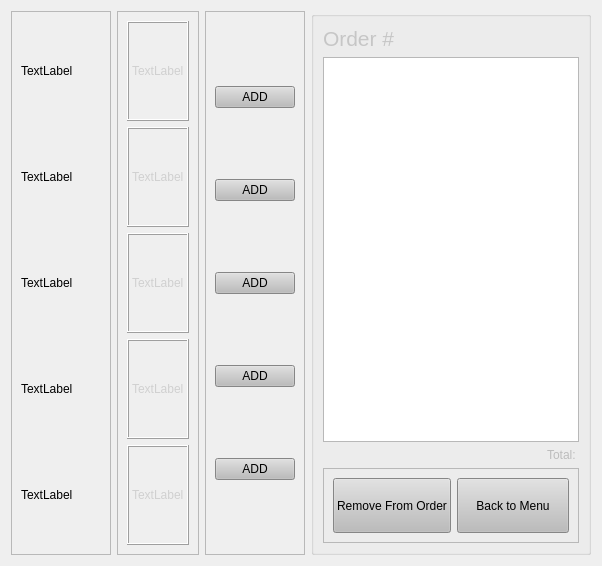
      <widget class="QWidget" name="menuTab">
       <attribute name="title">
        <string>Menu</string>
       </attribute>
       <layout class="QHBoxLayout" name="horizontalLayout_3">
        <item>
         <widget class="QFrame" name="frame_3">
          <property name="sizePolicy">
           <sizepolicy hsizetype="Fixed" vsizetype="Preferred">
            <horstretch>0</horstretch>
            <verstretch>0</verstretch>
           </sizepolicy>
          </property>
          <property name="minimumSize">
           <size>
            <width>100</width>
            <height>0</height>
           </size>
          </property>
          <property name="maximumSize">
           <size>
            <width>100</width>
            <height>16777215</height>
           </size>
          </property>
          <property name="frameShape">
           <enum>QFrame::StyledPanel</enum>
          </property>
          <property name="frameShadow">
           <enum>QFrame::Raised</enum>
          </property>
          <layout class="QVBoxLayout" name="verticalLayout">
           <item>
            <widget class="QLabel" name="menu1_pic">
             <property name="sizePolicy">
              <sizepolicy hsizetype="Fixed" vsizetype="Fixed">
               <horstretch>0</horstretch>
               <verstretch>0</verstretch>
              </sizepolicy>
             </property>
             <property name="minimumSize">
              <size>
               <width>100</width>
               <height>100</height>
              </size>
             </property>
             <property name="maximumSize">
              <size>
               <width>100</width>
               <height>100</height>
              </size>
             </property>
             <property name="text">
              <string>TextLabel</string>
             </property>
            </widget>
           </item>
           <item>
            <widget class="QLabel" name="menu2_pic">
             <property name="sizePolicy">
              <sizepolicy hsizetype="Fixed" vsizetype="Fixed">
               <horstretch>0</horstretch>
               <verstretch>0</verstretch>
              </sizepolicy>
             </property>
             <property name="minimumSize">
              <size>
               <width>100</width>
               <height>100</height>
              </size>
             </property>
             <property name="maximumSize">
              <size>
               <width>100</width>
               <height>100</height>
              </size>
             </property>
             <property name="text">
              <string>TextLabel</string>
             </property>
            </widget>
           </item>
           <item>
            <widget class="QLabel" name="menu3_pic">
             <property name="sizePolicy">
              <sizepolicy hsizetype="Fixed" vsizetype="Fixed">
               <horstretch>0</horstretch>
               <verstretch>0</verstretch>
              </sizepolicy>
             </property>
             <property name="minimumSize">
              <size>
               <width>100</width>
               <height>100</height>
              </size>
             </property>
             <property name="maximumSize">
              <size>
               <width>100</width>
               <height>100</height>
              </size>
             </property>
             <property name="text">
              <string>TextLabel</string>
             </property>
            </widget>
           </item>
           <item>
            <widget class="QLabel" name="menu4_pic">
             <property name="sizePolicy">
              <sizepolicy hsizetype="Fixed" vsizetype="Fixed">
               <horstretch>0</horstretch>
               <verstretch>0</verstretch>
              </sizepolicy>
             </property>
             <property name="minimumSize">
              <size>
               <width>100</width>
               <height>100</height>
              </size>
             </property>
             <property name="maximumSize">
              <size>
               <width>100</width>
               <height>100</height>
              </size>
             </property>
             <property name="text">
              <string>TextLabel</string>
             </property>
            </widget>
           </item>
           <item>
            <widget class="QLabel" name="menu5_pic">
             <property name="sizePolicy">
              <sizepolicy hsizetype="Fixed" vsizetype="Fixed">
               <horstretch>0</horstretch>
               <verstretch>0</verstretch>
              </sizepolicy>
             </property>
             <property name="minimumSize">
              <size>
               <width>100</width>
               <height>100</height>
              </size>
             </property>
             <property name="maximumSize">
              <size>
               <width>100</width>
               <height>100</height>
              </size>
             </property>
             <property name="text">
              <string>TextLabel</string>
             </property>
            </widget>
           </item>
          </layout>
         </widget>
        </item>
        <item>
         <widget class="QFrame" name="frame_2">
          <property name="frameShape">
           <enum>QFrame::StyledPanel</enum>
          </property>
          <property name="frameShadow">
           <enum>QFrame::Raised</enum>
          </property>
          <layout class="QVBoxLayout" name="verticalLayout_3">
           <item>
            <widget class="QLabel" name="menu1_text">
             <property name="sizePolicy">
              <sizepolicy hsizetype="Preferred" vsizetype="Fixed">
               <horstretch>0</horstretch>
               <verstretch>0</verstretch>
              </sizepolicy>
             </property>
             <property name="minimumSize">
              <size>
               <width>0</width>
               <height>100</height>
              </size>
             </property>
             <property name="styleSheet">
              <string notr="true">font: 57 14pt &quot;Counter-Strike&quot;;
color: rgb(208, 208, 208);</string>
             </property>
             <property name="frameShape">
              <enum>QFrame::Box</enum>
             </property>
             <property name="frameShadow">
              <enum>QFrame::Raised</enum>
             </property>
             <property name="text">
              <string>TextLabel</string>
             </property>
             <property name="wordWrap">
              <bool>true</bool>
             </property>
            </widget>
           </item>
           <item>
            <widget class="QLabel" name="menu2_text">
             <property name="sizePolicy">
              <sizepolicy hsizetype="Preferred" vsizetype="Fixed">
               <horstretch>0</horstretch>
               <verstretch>0</verstretch>
              </sizepolicy>
             </property>
             <property name="minimumSize">
              <size>
               <width>0</width>
               <height>100</height>
              </size>
             </property>
             <property name="styleSheet">
              <string notr="true">font: 57 14pt &quot;Counter-Strike&quot;;
color: rgb(208, 208, 208);</string>
             </property>
             <property name="frameShape">
              <enum>QFrame::Box</enum>
             </property>
             <property name="frameShadow">
              <enum>QFrame::Raised</enum>
             </property>
             <property name="text">
              <string>TextLabel</string>
             </property>
             <property name="wordWrap">
              <bool>true</bool>
             </property>
            </widget>
           </item>
           <item>
            <widget class="QLabel" name="menu3_text">
             <property name="sizePolicy">
              <sizepolicy hsizetype="Preferred" vsizetype="Fixed">
               <horstretch>0</horstretch>
               <verstretch>0</verstretch>
              </sizepolicy>
             </property>
             <property name="minimumSize">
              <size>
               <width>0</width>
               <height>100</height>
              </size>
             </property>
             <property name="styleSheet">
              <string notr="true">font: 57 14pt &quot;Counter-Strike&quot;;
color: rgb(208, 208, 208);</string>
             </property>
             <property name="frameShape">
              <enum>QFrame::Box</enum>
             </property>
             <property name="frameShadow">
              <enum>QFrame::Raised</enum>
             </property>
             <property name="text">
              <string>TextLabel</string>
             </property>
             <property name="wordWrap">
              <bool>true</bool>
             </property>
            </widget>
           </item>
           <item>
            <widget class="QLabel" name="menu4_text">
             <property name="sizePolicy">
              <sizepolicy hsizetype="Preferred" vsizetype="Fixed">
               <horstretch>0</horstretch>
               <verstretch>0</verstretch>
              </sizepolicy>
             </property>
             <property name="minimumSize">
              <size>
               <width>0</width>
               <height>100</height>
              </size>
             </property>
             <property name="styleSheet">
              <string notr="true">font: 57 14pt &quot;Counter-Strike&quot;;
color: rgb(208, 208, 208);</string>
             </property>
             <property name="frameShape">
              <enum>QFrame::Box</enum>
             </property>
             <property name="frameShadow">
              <enum>QFrame::Raised</enum>
             </property>
             <property name="text">
              <string>TextLabel</string>
             </property>
             <property name="wordWrap">
              <bool>true</bool>
             </property>
            </widget>
           </item>
           <item>
            <widget class="QLabel" name="menu5_text">
             <property name="sizePolicy">
              <sizepolicy hsizetype="Preferred" vsizetype="Fixed">
               <horstretch>0</horstretch>
               <verstretch>0</verstretch>
              </sizepolicy>
             </property>
             <property name="minimumSize">
              <size>
               <width>0</width>
               <height>100</height>
              </size>
             </property>
             <property name="styleSheet">
              <string notr="true">font: 57 14pt &quot;Counter-Strike&quot;;
color: rgb(208, 208, 208);</string>
             </property>
             <property name="frameShape">
              <enum>QFrame::Box</enum>
             </property>
             <property name="frameShadow">
              <enum>QFrame::Raised</enum>
             </property>
             <property name="text">
              <string>TextLabel</string>
             </property>
             <property name="wordWrap">
              <bool>true</bool>
             </property>
            </widget>
           </item>
          </layout>
         </widget>
        </item>
        <item>
         <widget class="QFrame" name="frame_4">
          <property name="maximumSize">
           <size>
            <width>150</width>
            <height>16777215</height>
           </size>
          </property>
          <property name="frameShape">
           <enum>QFrame::StyledPanel</enum>
          </property>
          <property name="frameShadow">
           <enum>QFrame::Raised</enum>
          </property>
          <layout class="QVBoxLayout" name="verticalLayout_4">
           <item>
            <widget class="QPushButton" name="addButton1">
             <property name="sizePolicy">
              <sizepolicy hsizetype="Minimum" vsizetype="Maximum">
               <horstretch>0</horstretch>
               <verstretch>0</verstretch>
              </sizepolicy>
             </property>
             <property name="styleSheet">
              <string notr="true">background-color: rgb(188, 188, 188);
font: 57 24pt &quot;Counter-Strike&quot;;</string>
             </property>
             <property name="text">
              <string>ADD</string>
             </property>
            </widget>
           </item>
           <item>
            <widget class="QPushButton" name="addButton2">
             <property name="sizePolicy">
              <sizepolicy hsizetype="Minimum" vsizetype="Maximum">
               <horstretch>0</horstretch>
               <verstretch>0</verstretch>
              </sizepolicy>
             </property>
             <property name="styleSheet">
              <string notr="true">background-color: rgb(188, 188, 188);
font: 57 24pt &quot;Counter-Strike&quot;;</string>
             </property>
             <property name="text">
              <string>ADD</string>
             </property>
            </widget>
           </item>
           <item>
            <widget class="QPushButton" name="addButton3">
             <property name="sizePolicy">
              <sizepolicy hsizetype="Minimum" vsizetype="Maximum">
               <horstretch>0</horstretch>
               <verstretch>0</verstretch>
              </sizepolicy>
             </property>
             <property name="styleSheet">
              <string notr="true">background-color: rgb(188, 188, 188);
font: 57 24pt &quot;Counter-Strike&quot;;</string>
             </property>
             <property name="text">
              <string>ADD</string>
             </property>
            </widget>
           </item>
           <item>
            <widget class="QPushButton" name="addButton4">
             <property name="sizePolicy">
              <sizepolicy hsizetype="Minimum" vsizetype="Maximum">
               <horstretch>0</horstretch>
               <verstretch>0</verstretch>
              </sizepolicy>
             </property>
             <property name="styleSheet">
              <string notr="true">background-color: rgb(188, 188, 188);
font: 57 24pt &quot;Counter-Strike&quot;;</string>
             </property>
             <property name="text">
              <string>ADD</string>
             </property>
            </widget>
           </item>
           <item>
            <widget class="QPushButton" name="addButton5">
             <property name="sizePolicy">
              <sizepolicy hsizetype="Minimum" vsizetype="Maximum">
               <horstretch>0</horstretch>
               <verstretch>0</verstretch>
              </sizepolicy>
             </property>
             <property name="styleSheet">
              <string notr="true">background-color: rgb(188, 188, 188);
font: 57 24pt &quot;Counter-Strike&quot;;</string>
             </property>
             <property name="text">
              <string>ADD</string>
             </property>
            </widget>
           </item>
          </layout>
         </widget>
        </item>
        <item>
         <widget class="QGroupBox" name="groupBox_5">
          <property name="title">
           <string/>
          </property>
          <layout class="QVBoxLayout" name="verticalLayout_2">
           <item>
            <widget class="QLabel" name="orderNumLabel_2">
             <property name="sizePolicy">
              <sizepolicy hsizetype="Preferred" vsizetype="Fixed">
               <horstretch>0</horstretch>
               <verstretch>0</verstretch>
              </sizepolicy>
             </property>
             <property name="styleSheet">
              <string notr="true">font: 57 20pt &quot;Counter-Strike&quot;;</string>
             </property>
             <property name="text">
              <string>&lt;html&gt;&lt;head/&gt;&lt;body&gt;&lt;p&gt;&lt;span style=&quot; font-size:16pt; color:#c6c6c6;&quot;&gt;Order #&lt;/span&gt;&lt;/p&gt;&lt;/body&gt;&lt;/html&gt;</string>
             </property>
            </widget>
           </item>
           <item>
            <widget class="QListWidget" name="menuList">
             <property name="sizePolicy">
              <sizepolicy hsizetype="Preferred" vsizetype="Minimum">
               <horstretch>0</horstretch>
               <verstretch>0</verstretch>
              </sizepolicy>
             </property>
             <property name="styleSheet">
              <string notr="true">font: 57 16pt &quot;Counter-Strike&quot;;
color: rgb(188, 188, 188);</string>
             </property>
            </widget>
           </item>
           <item alignment="Qt::AlignRight">
            <widget class="QLabel" name="menuTotalLabel">
             <property name="sizePolicy">
              <sizepolicy hsizetype="Preferred" vsizetype="Fixed">
               <horstretch>0</horstretch>
               <verstretch>0</verstretch>
              </sizepolicy>
             </property>
             <property name="styleSheet">
              <string notr="true">font: 57 20pt &quot;Counter-Strike&quot;;
color: rgb(188, 188, 188);</string>
             </property>
             <property name="text">
              <string>Total: </string>
             </property>
            </widget>
           </item>
           <item>
            <widget class="QFrame" name="frame_6">
             <property name="maximumSize">
              <size>
               <width>16777215</width>
               <height>75</height>
              </size>
             </property>
             <property name="frameShape">
              <enum>QFrame::StyledPanel</enum>
             </property>
             <property name="frameShadow">
              <enum>QFrame::Raised</enum>
             </property>
             <layout class="QHBoxLayout" name="horizontalLayout_6">
              <item>
               <widget class="QPushButton" name="menuRemoveButton">
                <property name="sizePolicy">
                 <sizepolicy hsizetype="Minimum" vsizetype="Preferred">
                  <horstretch>0</horstretch>
                  <verstretch>0</verstretch>
                 </sizepolicy>
                </property>
                <property name="styleSheet">
                 <string notr="true">background-color: rgb(188, 188, 188);
font: 57 20pt &quot;Counter-Strike&quot;;</string>
                </property>
                <property name="text">
                 <string>Remove From Order</string>
                </property>
               </widget>
              </item>
              <item>
               <widget class="QPushButton" name="menuBackButton">
                <property name="sizePolicy">
                 <sizepolicy hsizetype="Minimum" vsizetype="Preferred">
                  <horstretch>0</horstretch>
                  <verstretch>0</verstretch>
                 </sizepolicy>
                </property>
                <property name="styleSheet">
                 <string notr="true">background-color: rgb(188, 188, 188);
font: 57 20pt &quot;Counter-Strike&quot;;</string>
                </property>
                <property name="text">
                 <string>Back to Menu</string>
                </property>
               </widget>
              </item>
             </layout>
            </widget>
           </item>
          </layout>
          <zorder>menuList</zorder>
          <zorder>orderNumLabel_2</zorder>
          <zorder>frame_6</zorder>
          <zorder>menuTotalLabel</zorder>
         </widget>
        </item>
       </layout>
      </widget>
